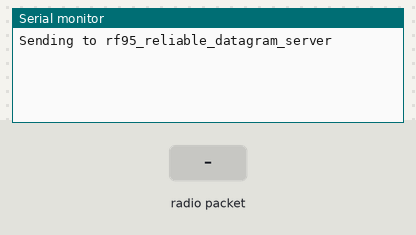
The sketch below on a simulated Particle Photon. Shown: the last lines printed to the serial monitor. The inputs (shaded band) are chosen by the test bench. No radio packets arrive unless stated.

Above: at 1.2 s.
1.3 s: radio packet "1" arrives
At 1.7 s:
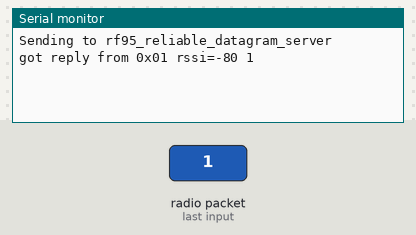
4.3 s: radio packet "0" arrives
At 4.9 s:
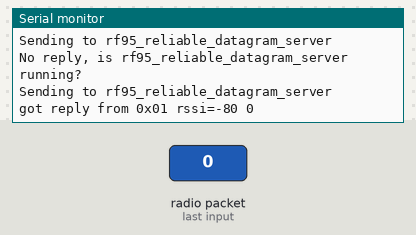
5.8 s: radio packet "2" arrives
At 6.2 s:
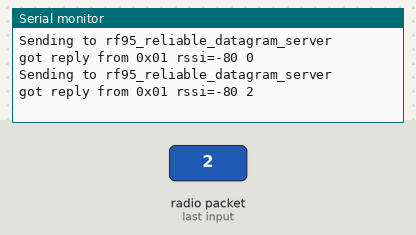

The sketch:

ARGON-LoRA-CLIENT.ino
```cpp
/*
 * Project ARGON-LoRA-CLIENT
 * Description:
 * Author:
 * Date:
 */

#include <Particle.h>
#include <RHReliableDatagram.h>
#include <RH_RF95.h>
#include <SPI.h>

#define CLIENT_ADDRESS 1
#define SERVER_ADDRESS 2
/* THESE ARE PARTICLE SPECIFIC PARAMETERS APPLIED AT CODE RUNTIME */
/* RUN ALL PARTICLE CLOUD COMMUNICATION IN SEPARATE THREAD */
SYSTEM_THREAD(ENABLED);
/* HOW TO CONNECT TO WiFi & INTERNET: AUTOMATIC, SEMI_AUTOMATIC, MANUAL */
SYSTEM_MODE(SEMI_AUTOMATIC);

// Singleton instance of the radio driver
RH_RF95 driver(D6, D2);

// Frequency is typically 868.0 or 915.0 in the Americas, or 433.0 in the EU
float frequency = 868.0;

// Class to manage message delivery and receipt, using the driver declared above
RHReliableDatagram manager(driver, CLIENT_ADDRESS);


// setup() runs once, when the device is first turned on.
void setup() {

	Serial.begin(9600);
	// Wait for a USB serial connection for up to 15 seconds
	waitFor(Serial.isConnected, 15000);

	if (!manager.init())
		Serial.println("init failed");
	// Defaults after init are 434.0MHz, 13dBm, Bw = 125 kHz, Cr = 4/5, Sf = 128chips/symbol, CRC on

	// Setup ISM frequency
	driver.setFrequency(frequency);

	// The default transmitter power is 13dBm, using PA_BOOST.
	// If you are using RFM95/96/97/98 modules which uses the PA_BOOST transmitter pin, then
	// you can set transmitter powers from 5 to 23 dBm:
	driver.setTxPower(23, false);

	// If you are using Modtronix inAir4 or inAir9,or any other module which uses the
	// transmitter RFO pins and not the PA_BOOST pins
	// then you can configure the power transmitter power for -1 to 14 dBm and with useRFO true.
	// Failure to do that will result in extremely low transmit powers.
	//  driver.setTxPower(14, true);
	// You can optionally require this module to wait until Channel Activity
	// Detection shows no activity on the channel before transmitting by setting
	// the CAD timeout to non-zero:
	//  driver.setCADTimeout(10000);
}

int counter = 0;
// Best to not put this on the stack (it's 251 bytes)
uint8_t buf[RH_RF95_MAX_MESSAGE_LEN];

// loop() runs over and over again, as quickly as it can execute.
void loop() {
	Serial.println("Sending to rf95_reliable_datagram_server");

	// Send a message to manager_server
	snprintf((char *)buf, sizeof(buf), "to server counter=%d", ++counter);

	if (manager.sendtoWait(buf, strlen((char *)buf), SERVER_ADDRESS))
	{
		// Now wait for a reply from the server
		uint8_t len = sizeof(buf);
		uint8_t from;
		if (manager.recvfromAckTimeout(buf, &len, 2000, &from))
		{
			buf[len] = 0;
			Serial.printlnf("got reply from 0x%02x rssi=%d %s", from, driver.lastRssi(), (char *) buf);
		}
		else
		{
			Serial.println("No reply, is rf95_reliable_datagram_server running?");
		}
	}
	else
		Serial.println("sendtoWait failed");
	delay(500);

}
```

Measured:
- after the input at 1.3 s, the serial monitor: prints a new line at once (image 1)
- after the input at 4.3 s, the serial monitor: prints a new line after 0.23 s (image 2)
- after the input at 5.8 s, the serial monitor: prints a new line at once (image 3)
